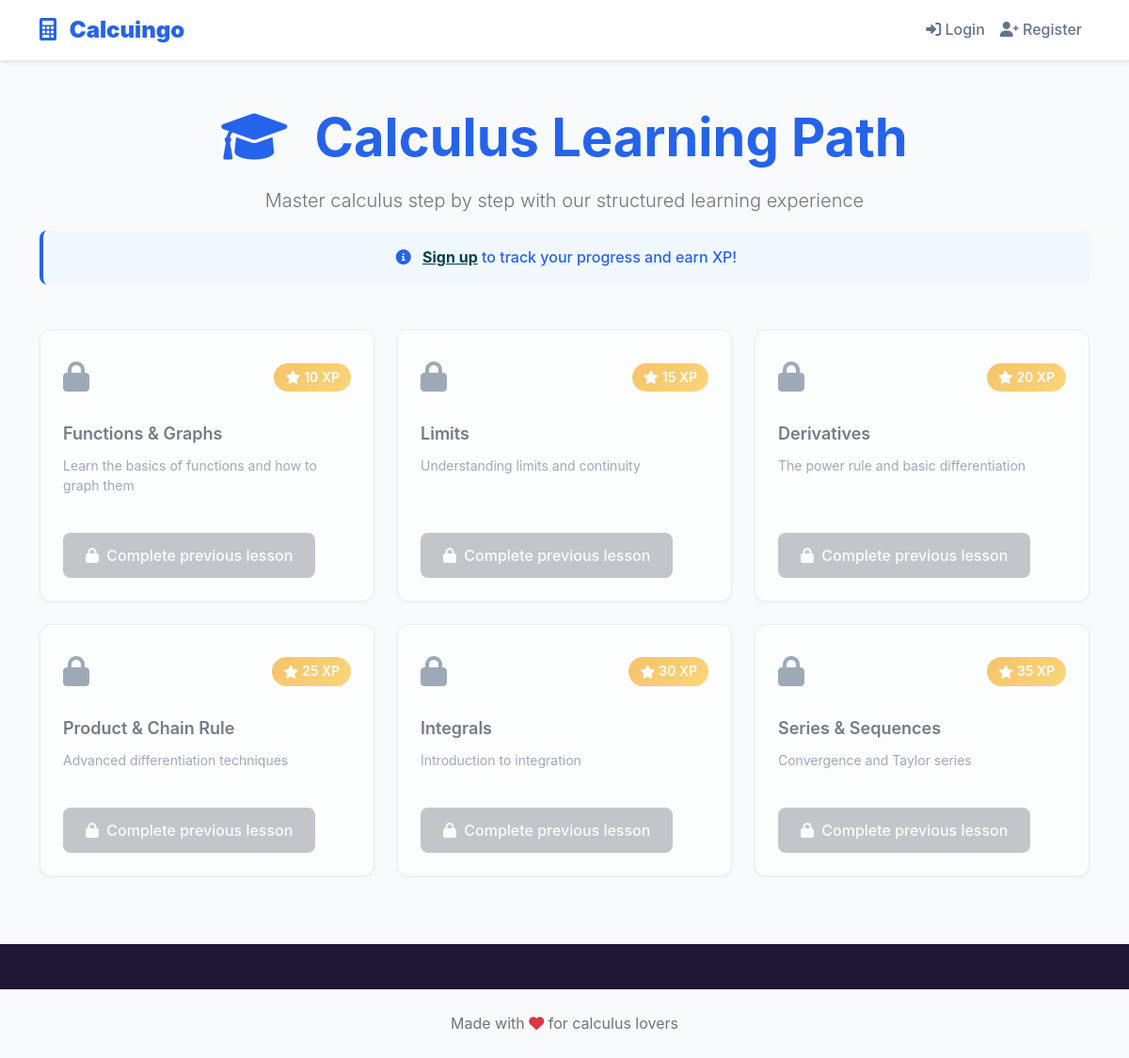
Before: /learning-path with the older database file.
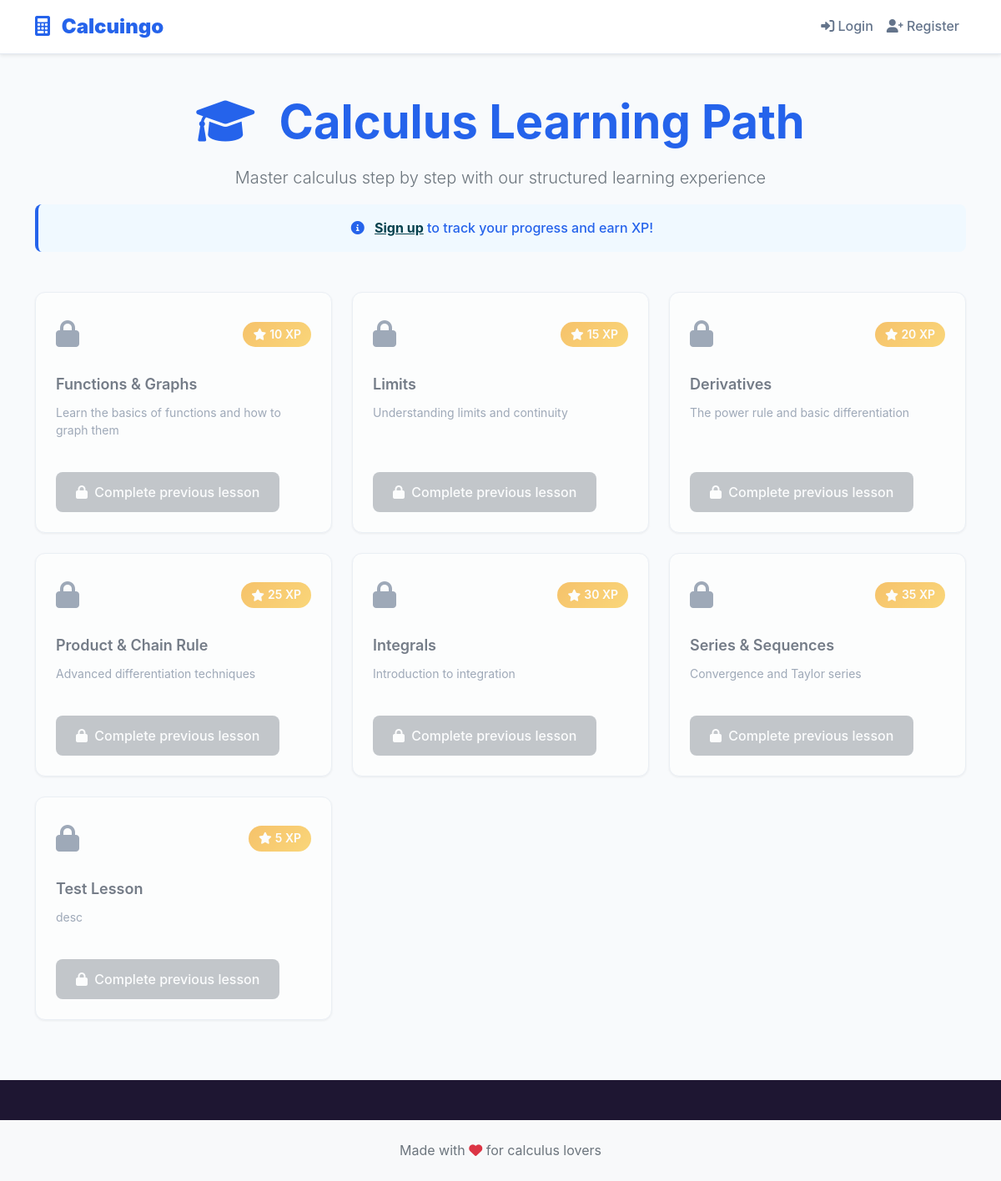
After: the same page with the newer database file.
### models.py (models this page shows, shortened)
class Lesson(db.Model):
    id = db.Column(db.Integer, primary_key=True)
    title = db.Column(db.String(200), nullable=False)  # Lesson title (e.g., "Introduction to Limits")
    description = db.Column(db.Text)  # Detailed lesson description
    status = db.Column(db.String(20), default='locked')  # locked, in-progress, completed
    order = db.Column(db.Integer, nullable=False)  # Display order in learning path
    xp_reward = db.Column(db.Integer, default=10)  # XP points awarded for completion
    prerequisites = db.Column(db.Text)  # JSON string of prerequisite lesson IDs

### app.py (the view)
@app.route('/learning-path')
def learning_path():
    lessons = Lesson.query.order_by(Lesson.order).all()
    user_progress = {}
    if 'user_id' in session:
        user_id = session['user_id']
        progress_records = Progress.query.filter_by(user_id=user_id).all()
        user_progress = {p.lesson_id: p for p in progress_records}
    return render_template('learning_path.html', lessons=lessons, user_progress=user_progress)

### templates/learning_path.html (shortened to what this page needs)
{% extends "base.html" %}
{% block main_class %}learning-path-page{% endblock %}
{% block content %}
<div class="container py-5">
    <div class="text-center mb-5">
        <h1 class="display-4 fw-bold text-primary mb-3">
            <i class="fas fa-graduation-cap me-3"></i>
            Calculus Learning Path
        </h1>
        <p class="lead text-muted">Master calculus step by step with our structured learning experience</p>
        {% if not session.user_id %}
        <div class="alert alert-info">
            <i class="fas fa-info-circle me-2"></i>
            <a href="{{ url_for('auth.register') }}" class="alert-link">Sign up</a> to track your progress and earn XP!
        </div>
        {% endif %}
    </div>
    <div class="row">
        {% for lesson in lessons %}
        <div class="col-lg-4 col-md-6 mb-4">
            <div class="lesson-card
                {% if session.user_id and user_progress.get(lesson.id) and user_progress[lesson.id].completed %}completed
                {% elif session.user_id and (loop.first or (user_progress.get(lessons[loop.index0-1]) and user_progress[lessons[loop.index0-1]].completed)) %}available
                {% else %}locked{% endif %}">
                <div class="lesson-header">
                    <div class="lesson-icon">
                        {% if session.user_id and user_progress.get(lesson.id) and user_progress[lesson.id].completed %}
                            <i class="fas fa-check-circle"></i>
                        {% elif session.user_id and (loop.first or (user_progress.get(lessons[loop.index0-1]) and user_progress[lessons[loop.index0-1]].completed)) %}
                            <i class="fas fa-play-circle"></i>
                        {% else %}
                            <i class="fas fa-lock"></i>
                        {% endif %}
                    </div>
                    <div class="lesson-xp">
                        <i class="fas fa-star"></i>
                        <span>{{ lesson.xp_reward }} XP</span>
                    </div>
                </div>
                <div class="lesson-content">
                    <h5 class="lesson-title">{{ lesson.title }}</h5>
                    <p class="lesson-description">{{ lesson.description }}</p>
                </div>
                <div class="lesson-footer">
                    {% if session.user_id and (loop.first or (user_progress.get(lessons[loop.index0-1]) and user_progress[lessons[loop.index0-1]].completed)) %}
                        <a href="{{ url_for('lessons.lesson_detail', lesson_id=lesson.id) }}"
                           class="btn btn-primary">
                            <i class="fas fa-arrow-right me-1"></i>
                            Start Lesson
                        </a>
                    {% elif session.user_id and user_progress.get(lesson.id) and user_progress[lesson.id].completed %}
                        <a href="{{ url_for('lessons.lesson_detail', lesson_id=lesson.id) }}"
                           class="btn btn-outline-primary">
                            <i class="fas fa-redo me-1"></i>
                            Review
                        </a>
                    {% else %}
                        <span class="btn btn-secondary disabled">
                            <i class="fas fa-lock me-1"></i>
                            Complete previous lesson
                        </span>
                    {% endif %}
                </div>
            </div>
        </div>
        {% endfor %}
    </div>
</div>
{% endblock %}

Changed rows visible on the page:
added Lesson: xp_reward "5", title "Test Lesson", description "desc"
